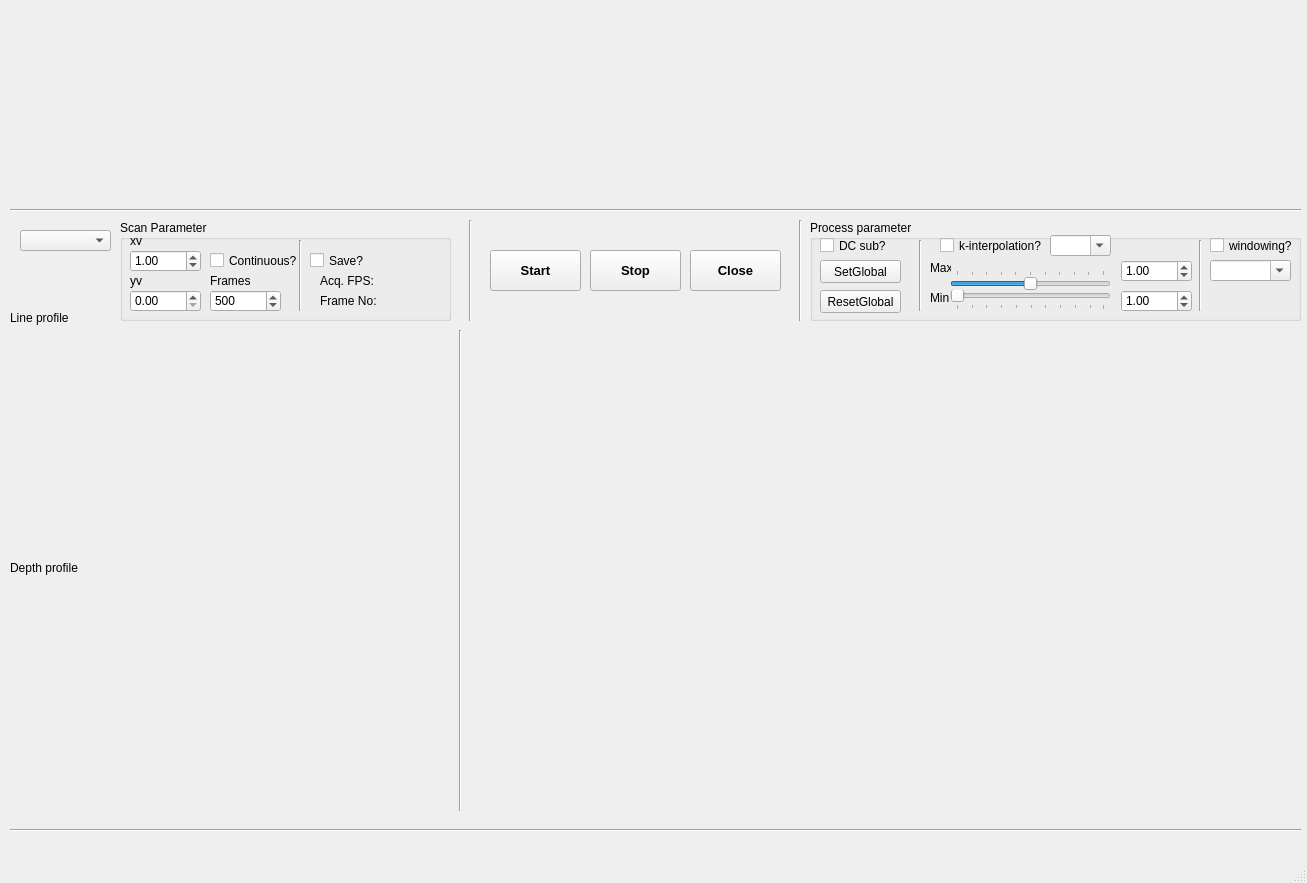
<?xml version="1.0" encoding="UTF-8"?>
<ui version="4.0">
 <class>MainWindow</class>
 <widget class="QMainWindow" name="MainWindow">
  <property name="geometry">
   <rect>
    <x>0</x>
    <y>0</y>
    <width>1307</width>
    <height>883</height>
   </rect>
  </property>
  <property name="windowTitle">
   <string>MainWindow</string>
  </property>
  <property name="tabShape">
   <enum>QTabWidget::Rounded</enum>
  </property>
  <widget class="QWidget" name="centralwidget">
   <widget class="ImageView" name="imgSpectrum" native="true">
    <property name="geometry">
     <rect>
      <x>10</x>
      <y>0</y>
      <width>1281</width>
      <height>200</height>
     </rect>
    </property>
   </widget>
   <widget class="Line" name="line">
    <property name="geometry">
     <rect>
      <x>10</x>
      <y>200</y>
      <width>1291</width>
      <height>20</height>
     </rect>
    </property>
    <property name="orientation">
     <enum>Qt::Horizontal</enum>
    </property>
   </widget>
   <widget class="QPushButton" name="pushStart">
    <property name="geometry">
     <rect>
      <x>490</x>
      <y>250</y>
      <width>91</width>
      <height>41</height>
     </rect>
    </property>
    <property name="font">
     <font>
      <pointsize>10</pointsize>
      <weight>75</weight>
      <bold>true</bold>
     </font>
    </property>
    <property name="text">
     <string>Start</string>
    </property>
   </widget>
   <widget class="PlotWidget" name="plotLine" native="true">
    <property name="geometry">
     <rect>
      <x>10</x>
      <y>330</y>
      <width>441</width>
      <height>231</height>
     </rect>
    </property>
   </widget>
   <widget class="PlotWidget" name="plotDepth" native="true">
    <property name="geometry">
     <rect>
      <x>10</x>
      <y>580</y>
      <width>441</width>
      <height>231</height>
     </rect>
    </property>
   </widget>
   <widget class="QLabel" name="label_2">
    <property name="geometry">
     <rect>
      <x>10</x>
      <y>310</y>
      <width>81</width>
      <height>16</height>
     </rect>
    </property>
    <property name="text">
     <string>Line profile</string>
    </property>
   </widget>
   <widget class="QLabel" name="label_3">
    <property name="geometry">
     <rect>
      <x>10</x>
      <y>560</y>
      <width>81</width>
      <height>16</height>
     </rect>
    </property>
    <property name="text">
     <string>Depth profile</string>
    </property>
   </widget>
   <widget class="QPushButton" name="pushStop">
    <property name="geometry">
     <rect>
      <x>590</x>
      <y>250</y>
      <width>91</width>
      <height>41</height>
     </rect>
    </property>
    <property name="font">
     <font>
      <family>MS Shell Dlg 2</family>
      <pointsize>10</pointsize>
      <weight>75</weight>
      <italic>false</italic>
      <bold>true</bold>
     </font>
    </property>
    <property name="text">
     <string>Stop</string>
    </property>
   </widget>
   <widget class="Line" name="line_2">
    <property name="geometry">
     <rect>
      <x>450</x>
      <y>330</y>
      <width>20</width>
      <height>481</height>
     </rect>
    </property>
    <property name="orientation">
     <enum>Qt::Vertical</enum>
    </property>
   </widget>
   <widget class="QComboBox" name="comboBox">
    <property name="geometry">
     <rect>
      <x>20</x>
      <y>230</y>
      <width>91</width>
      <height>21</height>
     </rect>
    </property>
   </widget>
   <widget class="QGroupBox" name="groupBox">
    <property name="geometry">
     <rect>
      <x>120</x>
      <y>220</y>
      <width>331</width>
      <height>101</height>
     </rect>
    </property>
    <property name="title">
     <string>Scan Parameter</string>
    </property>
    <widget class="QDoubleSpinBox" name="xVolt">
     <property name="geometry">
      <rect>
       <x>10</x>
       <y>30</y>
       <width>71</width>
       <height>22</height>
      </rect>
     </property>
     <property name="maximum">
      <double>5.000000000000000</double>
     </property>
     <property name="singleStep">
      <double>0.100000000000000</double>
     </property>
     <property name="value">
      <double>1.000000000000000</double>
     </property>
    </widget>
    <widget class="QDoubleSpinBox" name="yVolt">
     <property name="geometry">
      <rect>
       <x>10</x>
       <y>70</y>
       <width>71</width>
       <height>22</height>
      </rect>
     </property>
     <property name="maximum">
      <double>5.000000000000000</double>
     </property>
     <property name="singleStep">
      <double>0.100000000000000</double>
     </property>
    </widget>
    <widget class="QLabel" name="label">
     <property name="geometry">
      <rect>
       <x>10</x>
       <y>10</y>
       <width>21</width>
       <height>21</height>
      </rect>
     </property>
     <property name="text">
      <string>xv</string>
     </property>
    </widget>
    <widget class="QLabel" name="label_4">
     <property name="geometry">
      <rect>
       <x>10</x>
       <y>50</y>
       <width>21</width>
       <height>21</height>
      </rect>
     </property>
     <property name="text">
      <string>yv</string>
     </property>
    </widget>
    <widget class="QSpinBox" name="setNumFrame">
     <property name="geometry">
      <rect>
       <x>90</x>
       <y>70</y>
       <width>71</width>
       <height>22</height>
      </rect>
     </property>
     <property name="maximum">
      <number>2000</number>
     </property>
     <property name="value">
      <number>500</number>
     </property>
    </widget>
    <widget class="QLabel" name="label_5">
     <property name="geometry">
      <rect>
       <x>90</x>
       <y>50</y>
       <width>41</width>
       <height>21</height>
      </rect>
     </property>
     <property name="text">
      <string>Frames</string>
     </property>
    </widget>
    <widget class="QCheckBox" name="isSave">
     <property name="geometry">
      <rect>
       <x>190</x>
       <y>30</y>
       <width>81</width>
       <height>21</height>
      </rect>
     </property>
     <property name="text">
      <string>Save?</string>
     </property>
    </widget>
    <widget class="QCheckBox" name="isContinuous">
     <property name="geometry">
      <rect>
       <x>90</x>
       <y>30</y>
       <width>91</width>
       <height>21</height>
      </rect>
     </property>
     <property name="text">
      <string>Continuous?</string>
     </property>
    </widget>
    <widget class="QLabel" name="labelFrameNum">
     <property name="geometry">
      <rect>
       <x>200</x>
       <y>70</y>
       <width>111</width>
       <height>21</height>
      </rect>
     </property>
     <property name="text">
      <string>Frame No:</string>
     </property>
    </widget>
    <widget class="QLabel" name="labelAcqFPS">
     <property name="geometry">
      <rect>
       <x>200</x>
       <y>50</y>
       <width>111</width>
       <height>21</height>
      </rect>
     </property>
     <property name="text">
      <string>Acq. FPS:</string>
     </property>
    </widget>
    <widget class="Line" name="line_6">
     <property name="geometry">
      <rect>
       <x>170</x>
       <y>20</y>
       <width>20</width>
       <height>71</height>
      </rect>
     </property>
     <property name="orientation">
      <enum>Qt::Vertical</enum>
     </property>
    </widget>
   </widget>
   <widget class="QGroupBox" name="groupBox_2">
    <property name="geometry">
     <rect>
      <x>810</x>
      <y>220</y>
      <width>491</width>
      <height>101</height>
     </rect>
    </property>
    <property name="title">
     <string>Process parameter</string>
    </property>
    <widget class="QCheckBox" name="isDC">
     <property name="geometry">
      <rect>
       <x>10</x>
       <y>10</y>
       <width>111</width>
       <height>31</height>
      </rect>
     </property>
     <property name="text">
      <string>DC sub?</string>
     </property>
    </widget>
    <widget class="QCheckBox" name="isKInter">
     <property name="geometry">
      <rect>
       <x>130</x>
       <y>10</y>
       <width>111</width>
       <height>31</height>
      </rect>
     </property>
     <property name="text">
      <string>k-interpolation?</string>
     </property>
    </widget>
    <widget class="QSlider" name="maxLambdaSlider">
     <property name="geometry">
      <rect>
       <x>140</x>
       <y>50</y>
       <width>161</width>
       <height>20</height>
      </rect>
     </property>
     <property name="minimum">
      <number>850</number>
     </property>
     <property name="maximum">
      <number>950</number>
     </property>
     <property name="value">
      <number>900</number>
     </property>
     <property name="orientation">
      <enum>Qt::Horizontal</enum>
     </property>
     <property name="invertedAppearance">
      <bool>false</bool>
     </property>
     <property name="invertedControls">
      <bool>false</bool>
     </property>
     <property name="tickPosition">
      <enum>QSlider::TicksAbove</enum>
     </property>
    </widget>
    <widget class="QSlider" name="minLambdaSlider">
     <property name="geometry">
      <rect>
       <x>140</x>
       <y>70</y>
       <width>161</width>
       <height>20</height>
      </rect>
     </property>
     <property name="orientation">
      <enum>Qt::Horizontal</enum>
     </property>
     <property name="tickPosition">
      <enum>QSlider::TicksBelow</enum>
     </property>
    </widget>
    <widget class="QCheckBox" name="isWindow">
     <property name="geometry">
      <rect>
       <x>400</x>
       <y>10</y>
       <width>91</width>
       <height>31</height>
      </rect>
     </property>
     <property name="text">
      <string>windowing?</string>
     </property>
    </widget>
    <widget class="QComboBox" name="comboWindow">
     <property name="geometry">
      <rect>
       <x>400</x>
       <y>40</y>
       <width>81</width>
       <height>21</height>
      </rect>
     </property>
     <property name="editable">
      <bool>true</bool>
     </property>
     <property name="currentText">
      <string/>
     </property>
     <property name="duplicatesEnabled">
      <bool>false</bool>
     </property>
     <property name="frame">
      <bool>true</bool>
     </property>
     <property name="modelColumn">
      <number>4</number>
     </property>
    </widget>
    <widget class="QDoubleSpinBox" name="xVolt_2">
     <property name="geometry">
      <rect>
       <x>311</x>
       <y>40</y>
       <width>71</width>
       <height>22</height>
      </rect>
     </property>
     <property name="maximum">
      <double>5.000000000000000</double>
     </property>
     <property name="singleStep">
      <double>0.100000000000000</double>
     </property>
     <property name="value">
      <double>1.000000000000000</double>
     </property>
    </widget>
    <widget class="QDoubleSpinBox" name="xVolt_3">
     <property name="geometry">
      <rect>
       <x>311</x>
       <y>70</y>
       <width>71</width>
       <height>22</height>
      </rect>
     </property>
     <property name="maximum">
      <double>5.000000000000000</double>
     </property>
     <property name="singleStep">
      <double>0.100000000000000</double>
     </property>
     <property name="value">
      <double>1.000000000000000</double>
     </property>
    </widget>
    <widget class="QLabel" name="label_7">
     <property name="geometry">
      <rect>
       <x>120</x>
       <y>40</y>
       <width>21</width>
       <height>16</height>
      </rect>
     </property>
     <property name="text">
      <string>Max</string>
     </property>
    </widget>
    <widget class="QLabel" name="label_6">
     <property name="geometry">
      <rect>
       <x>120</x>
       <y>70</y>
       <width>21</width>
       <height>16</height>
      </rect>
     </property>
     <property name="text">
      <string>Min</string>
     </property>
    </widget>
    <widget class="Line" name="line_4">
     <property name="geometry">
      <rect>
       <x>100</x>
       <y>20</y>
       <width>20</width>
       <height>71</height>
      </rect>
     </property>
     <property name="orientation">
      <enum>Qt::Vertical</enum>
     </property>
    </widget>
    <widget class="Line" name="line_5">
     <property name="geometry">
      <rect>
       <x>380</x>
       <y>20</y>
       <width>20</width>
       <height>71</height>
      </rect>
     </property>
     <property name="orientation">
      <enum>Qt::Vertical</enum>
     </property>
    </widget>
    <widget class="QPushButton" name="pushGlobal">
     <property name="geometry">
      <rect>
       <x>10</x>
       <y>40</y>
       <width>81</width>
       <height>23</height>
      </rect>
     </property>
     <property name="text">
      <string>SetGlobal</string>
     </property>
    </widget>
    <widget class="QPushButton" name="resetGlobal">
     <property name="geometry">
      <rect>
       <x>10</x>
       <y>70</y>
       <width>81</width>
       <height>23</height>
      </rect>
     </property>
     <property name="text">
      <string>ResetGlobal</string>
     </property>
    </widget>
    <widget class="QComboBox" name="comboInterp">
     <property name="geometry">
      <rect>
       <x>240</x>
       <y>15</y>
       <width>61</width>
       <height>21</height>
      </rect>
     </property>
     <property name="editable">
      <bool>true</bool>
     </property>
     <property name="currentText">
      <string/>
     </property>
     <property name="duplicatesEnabled">
      <bool>false</bool>
     </property>
     <property name="frame">
      <bool>true</bool>
     </property>
     <property name="modelColumn">
      <number>4</number>
     </property>
    </widget>
   </widget>
   <widget class="ImageView" name="imgOCT" native="true">
    <property name="geometry">
     <rect>
      <x>470</x>
      <y>330</y>
      <width>831</width>
      <height>481</height>
     </rect>
    </property>
   </widget>
   <widget class="Line" name="line_7">
    <property name="geometry">
     <rect>
      <x>460</x>
      <y>220</y>
      <width>20</width>
      <height>101</height>
     </rect>
    </property>
    <property name="orientation">
     <enum>Qt::Vertical</enum>
    </property>
   </widget>
   <widget class="Line" name="line_8">
    <property name="geometry">
     <rect>
      <x>790</x>
      <y>220</y>
      <width>20</width>
      <height>101</height>
     </rect>
    </property>
    <property name="orientation">
     <enum>Qt::Vertical</enum>
    </property>
   </widget>
   <widget class="QPushButton" name="pushClose">
    <property name="geometry">
     <rect>
      <x>690</x>
      <y>250</y>
      <width>91</width>
      <height>41</height>
     </rect>
    </property>
    <property name="font">
     <font>
      <family>MS Shell Dlg 2</family>
      <pointsize>10</pointsize>
      <weight>75</weight>
      <italic>false</italic>
      <bold>true</bold>
     </font>
    </property>
    <property name="text">
     <string>Close</string>
    </property>
   </widget>
   <widget class="Line" name="line_3">
    <property name="geometry">
     <rect>
      <x>10</x>
      <y>820</y>
      <width>1291</width>
      <height>20</height>
     </rect>
    </property>
    <property name="orientation">
     <enum>Qt::Horizontal</enum>
    </property>
   </widget>
  </widget>
  <widget class="QMenuBar" name="menubar">
   <property name="geometry">
    <rect>
     <x>0</x>
     <y>0</y>
     <width>1307</width>
     <height>21</height>
    </rect>
   </property>
  </widget>
  <widget class="QStatusBar" name="statusbar"/>
 </widget>
 <customwidgets>
  <customwidget>
   <class>ImageView</class>
   <extends>QWidget</extends>
   <header>pyqtgraph</header>
   <container>1</container>
  </customwidget>
  <customwidget>
   <class>PlotWidget</class>
   <extends>QWidget</extends>
   <header>pyqtgraph</header>
   <container>1</container>
  </customwidget>
 </customwidgets>
 <resources/>
 <connections/>
</ui>
